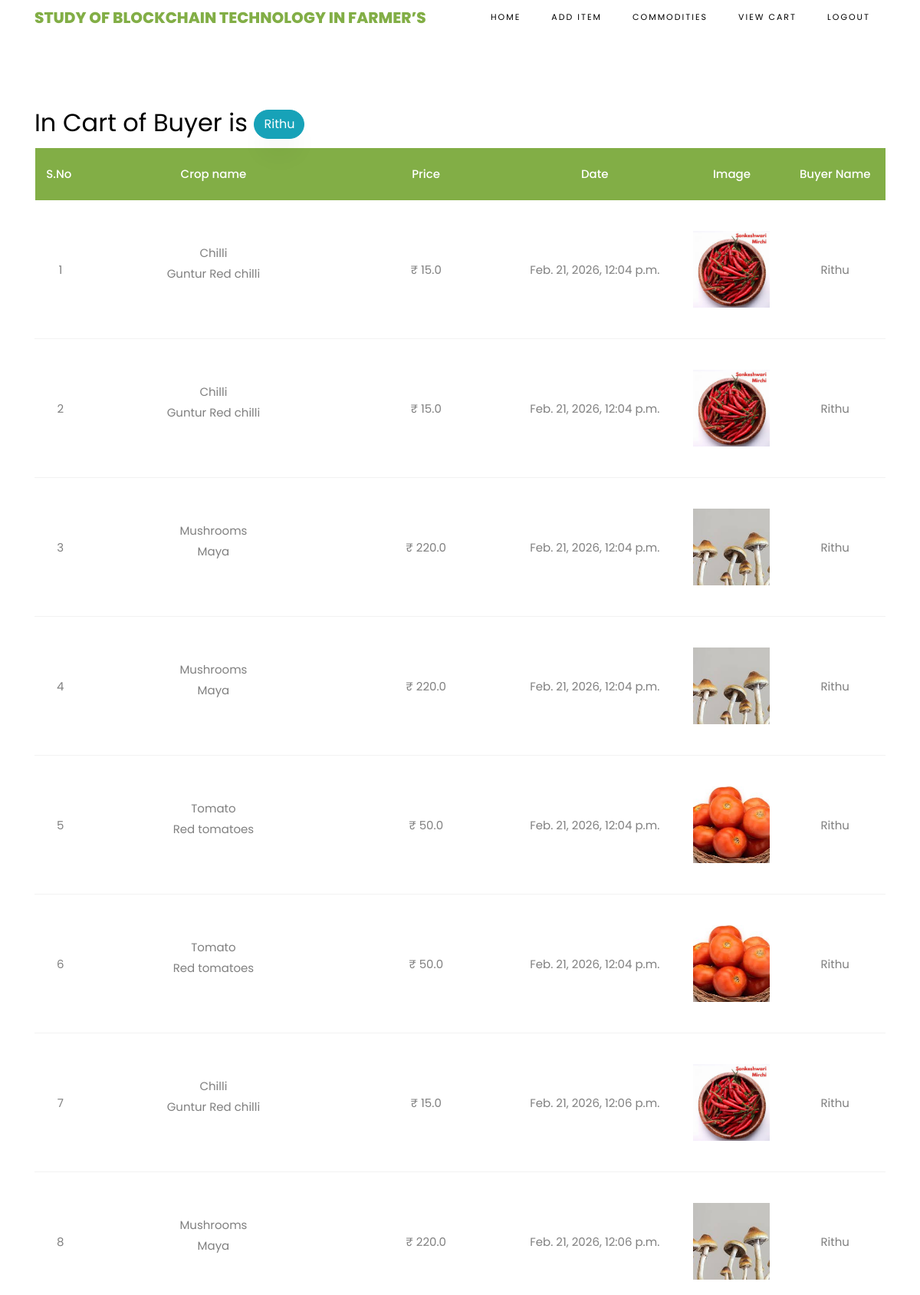
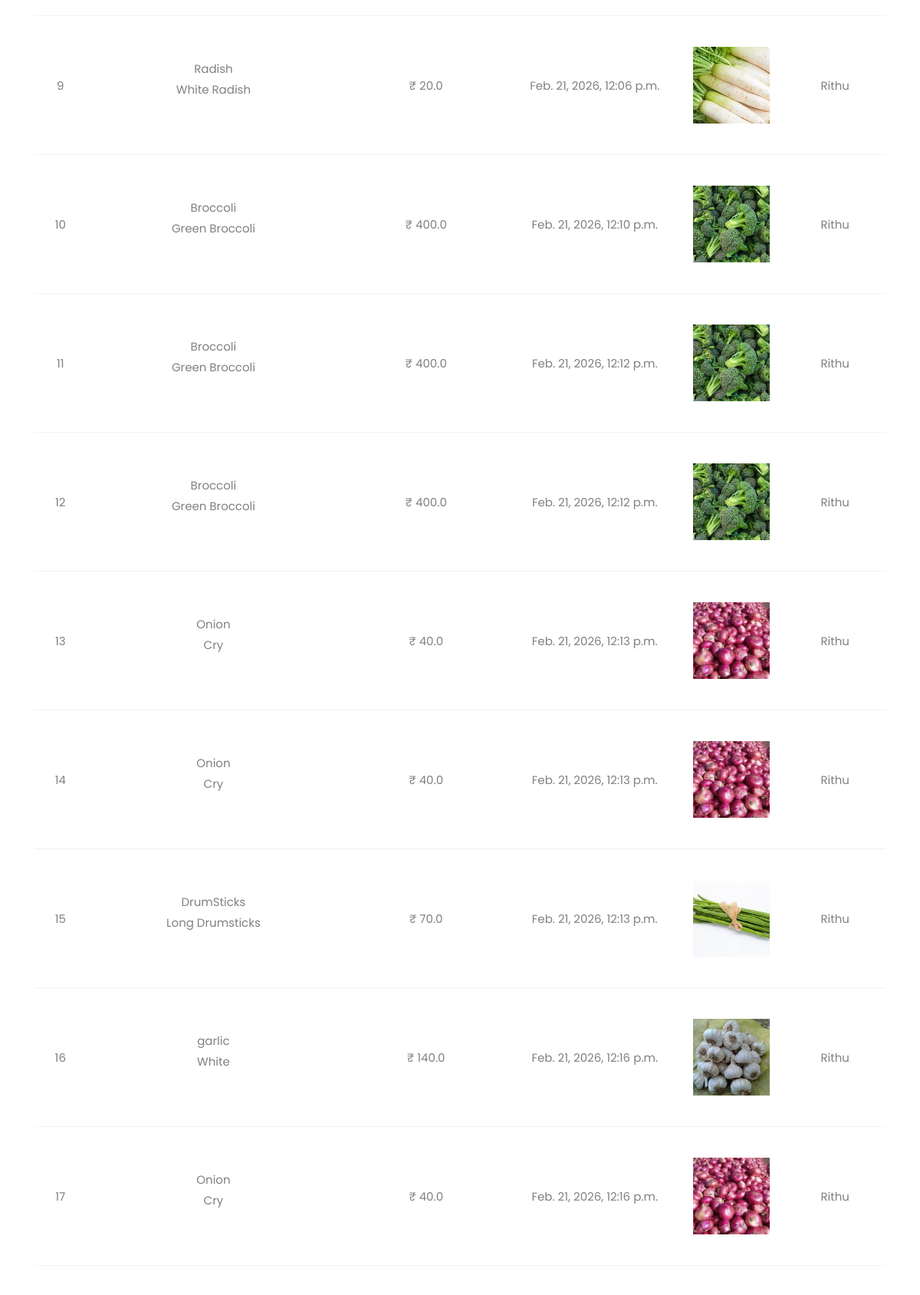
The app's page /SellerViewCarts/ (signed in, upper part) with its own data (2 pictures, top to bottom).
### buyers/models.py (models this page shows, shortened)
class BuyerCropCartModels(models.Model):
    buyerusername = models.CharField(max_length=100)
    buyeruseremail = models.CharField(max_length=100)
    sellername = models.CharField(max_length=100)
    cropname = models.CharField(max_length=100)
    description = models.CharField(max_length=100000)
    price = models.FloatField()
    file = models.FileField(upload_to='files/')
    cdate = models.DateTimeField(auto_now_add=True)
    status = models.CharField(max_length=50)
    class Meta:
        db_table = "BuyerCartTable"

### sellers/views.py (the view)
# urls.py: path("SellerViewCarts/", seller.SellerViewCarts, name="SellerViewCarts"),
def SellerViewCarts(request):
    sellername = request.session['loginid']
    data = BuyerCropCartModels.objects.filter(sellername=sellername)
    return render(request,'sellers/SellersViewCart.html',{'data':data})

### assets/templates/sellers/SellersViewCart.html
{%extends 'sellers/sellerbase.html'%}
{%load static%}
{%block contents%}
<section class="ftco-section ftco-cart">
			<div class="container">
				<div class="row">
    			<div class="col-md-12 ftco-animate">
                    <h2>In Cart of Buyer is <span class="btn btn-info"> {{request.session.loginid}}</span></h2>
    				<div class="cart-list">
	    				<table class="table">
						    <thead class="thead-primary">
						      <tr class="text-center">
						        <th>S.No&nbsp;</th>
						        <th>Crop name</th>
						        <th>Price</th>
						        <th>Date</th>
						        <th>Image</th>
                                <th>Buyer Name</th>
						      </tr>
						    </thead>
						    <tbody>
                             {% for i in data %}
                          <tr class="text-center">
                        <td>{{forloop.counter}}</td>
                        <td class="product-name">{{i.cropname}} <p>{{i.description}}</p></td>
                        <td class="quantity">&#x20B9; {{i.price}}</td>
                        <td>{{i.cdate}}</td>
                        <td class="image-prod"><div class="img" style="background-image:url({{i.file}});"></div></td>
                        <td>{{i.buyerusername}}</td>
                    </tr>
                    {% endfor %}
						    </tbody>
						  </table>
					  </div>
    			</div>
    		</div>
			</div>
		</section>
{%endblock%}

### records on screen
BuyerCropCartModels: cropname "Chilli", description "Guntur Red chilli", price "15.0", cdate "Feb. 21, 2026, 12:04 p.m.", file (picture), buyerusername "Rithu"
BuyerCropCartModels: cropname "Chilli", description "Guntur Red chilli", price "15.0", cdate "Feb. 21, 2026, 12:04 p.m.", file (picture), buyerusername "Rithu"
BuyerCropCartModels: cropname "Mushrooms", description "Maya", price "220.0", cdate "Feb. 21, 2026, 12:04 p.m.", file (picture), buyerusername "Rithu"
BuyerCropCartModels: cropname "Mushrooms", description "Maya", price "220.0", cdate "Feb. 21, 2026, 12:04 p.m.", file (picture), buyerusername "Rithu"
BuyerCropCartModels: cropname "Tomato", description "Red tomatoes", price "50.0", cdate "Feb. 21, 2026, 12:04 p.m.", file (picture), buyerusername "Rithu"
BuyerCropCartModels: cropname "Tomato", description "Red tomatoes", price "50.0", cdate "Feb. 21, 2026, 12:04 p.m.", file (picture), buyerusername "Rithu"
BuyerCropCartModels: cropname "Chilli", description "Guntur Red chilli", price "15.0", cdate "Feb. 21, 2026, 12:06 p.m.", file (picture), buyerusername "Rithu"
BuyerCropCartModels: cropname "Mushrooms", description "Maya", price "220.0", cdate "Feb. 21, 2026, 12:06 p.m.", file (picture), buyerusername "Rithu"
BuyerCropCartModels: cropname "Radish", description "White Radish", price "20.0", cdate "Feb. 21, 2026, 12:06 p.m.", file (picture), buyerusername "Rithu"
BuyerCropCartModels: cropname "Broccoli", description "Green Broccoli", price "400.0", cdate "Feb. 21, 2026, 12:10 p.m.", file (picture), buyerusername "Rithu"
BuyerCropCartModels: cropname "Broccoli", description "Green Broccoli", price "400.0", cdate "Feb. 21, 2026, 12:12 p.m.", file (picture), buyerusername "Rithu"
BuyerCropCartModels: cropname "Broccoli", description "Green Broccoli", price "400.0", cdate "Feb. 21, 2026, 12:12 p.m.", file (picture), buyerusername "Rithu"
BuyerCropCartModels: cropname "Onion", description "Cry", price "40.0", cdate "Feb. 21, 2026, 12:13 p.m.", file (picture), buyerusername "Rithu"
BuyerCropCartModels: cropname "Onion", description "Cry", price "40.0", cdate "Feb. 21, 2026, 12:13 p.m.", file (picture), buyerusername "Rithu"
BuyerCropCartModels: cropname "DrumSticks", description "Long Drumsticks", price "70.0", cdate "Feb. 21, 2026, 12:13 p.m.", file (picture), buyerusername "Rithu"
BuyerCropCartModels: cropname "garlic", description "White", price "140.0", cdate "Feb. 21, 2026, 12:16 p.m.", file (picture), buyerusername "Rithu"
BuyerCropCartModels: cropname "Onion", description "Cry", price "40.0", cdate "Feb. 21, 2026, 12:16 p.m.", file (picture), buyerusername "Rithu"

### other values on screen
{{ request.session.loginid }} "Rithu"
